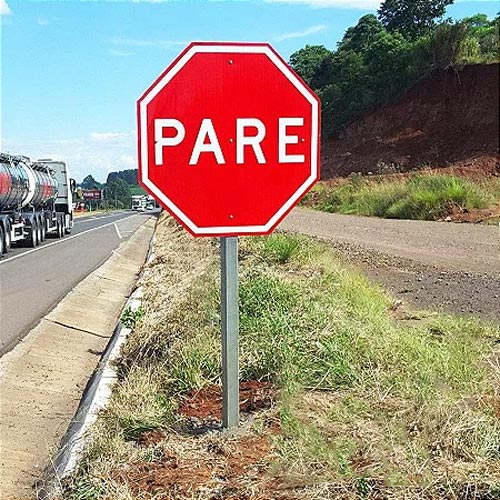
#> input picture images/stop.jpg, 500 x 500 px
$ python ftsr.py
#> lines starting #> are read from the running program, lines starting #| are printed output that depends on the picture; after the words box and inside, x2 and y2 are one past the last pixel; in counts of white or black regions, pixels touching at a corner belong together
### show.py
from matplotlib import pyplot as plt
import numpy as np
import cv2

# [12 lines left out: functions showAndDestroy, plot_img, not called in this run]

def exhibit(lines, columns, title, img, index=None):
  if index is None:
    if len(title) == len(img):
      index = np.arange(0,len(img)) + 1
  if len(index) == len(title) == len(img):
    #f,axes = plt.subplots(figsize=(15,15))
    for cont in range(len(index)):
      plt.subplot(lines,columns,index[cont])
      plt.title(title[cont])
      plt.xticks([]), plt.yticks([])
      plt.imshow(img[cont],cmap="gray")
    plt.show()
  else:
    print('Erro ao Exibir imagens')

### ftsr.py
import cv2
import numpy as np
import math
from matplotlib import pyplot as plt
import os
from show import showAndDestroy, plot_img, exhibit
from colorSystem import rgb2lab


def lab_mean(img):
    L,a,b = cv2.split(img)
    titles = ["L","a","b"]
    #exhibit(1,3,titles,[L,a,b])
    Lmean = np.mean(L)
    amean = np.mean(a)
    bmean = np.mean(b)

    Imean = np.array(np.round([Lmean, amean, bmean]),dtype = np.uint8)

    return Imean


def gaussian_smoothing(img, kernel):
    result = cv2.filter2D(img,-1,kernel)
    result = cv2.GaussianBlur(img,(5,5),0)
    plt.imshow(result)
    plt.show()
    return result


def euclidean_distance(vector1,vector2):
    vector = (vector1-vector2)
    #print(vector1, vector2, vector)
    soma = np.float32(0)
    for x in vector:
        soma += x**2
    return math.sqrt(soma)

def saliency_map(img, Imean):
    img32f = np.float32(img)
    Imean32f = np.float32(Imean)

    Iwhc = [[euclidean_distance(Imean32f,element) for element in row] for row in img32f]
    Iwhc = np.array(Iwhc, dtype=np.uint8)
    return Iwhc

def k_means_gray(img):
    vectorized = img.reshape((-1))
    vectorized = np.float32(vectorized)

    k=6
    attempts = 10
    criteria = (cv2.TERM_CRITERIA_EPS + cv2.TERM_CRITERIA_MAX_ITER, 10, 0.95)

    ret, label, center = cv2.kmeans(vectorized,k,None,criteria,attempts,cv2.KMEANS_PP_CENTERS)

    center = np.uint8(center)
    res = center[label.flatten()]
    result_image = res.reshape((img.shape))

    return result_image

def segment_mean(img):
    return 2*(np.uint8(np.round(np.mean(img))))

def write_images(path_folder,name_folder,images):
    os.system('mkdir ' + path_folder)
    write_img = []
    for image in images:
        write_img.append(cv2.cvtColor(image, cv2.COLOR_RGB2BGR))

    cv2.imwrite(path_folder+name_folder+'_imagem_original.png', write_img[0])
    cv2.imwrite(path_folder+name_folder+'_saliency_map.png', write_img[1])
    cv2.imwrite(path_folder+name_folder+'_threshold_otsu.png', write_img[2])
    cv2.imwrite(path_folder+name_folder+'_kmeans_saliency_map.png', write_img[3])
    cv2.imwrite(path_folder+name_folder+'_kmeans_image.png', write_img[4])


PATH_IMAGES = 'images/'
PATH_OUTPUT = 'kmeans_saliency/'
path = PATH_IMAGES + 'stop.jpg'

name_folder = (path.split('/')[-1]).split('.')[0]
path_folder = PATH_OUTPUT + name_folder + '/'

img = cv2.imread(path)
#> img is the input picture: shape (500, 500, 3); mean B, G, R 124.6, 141.2, 156.8

img_lab = cv2.cvtColor(img, cv2.COLOR_BGR2LAB)
#> img_lab: shape (500, 500, 3); mean of channels 0, 1, 2 154.8, 131.3, 142.1
Imean = lab_mean(img_lab)
#> in lab_mean, `L,a,b = cv2.split(img)`:
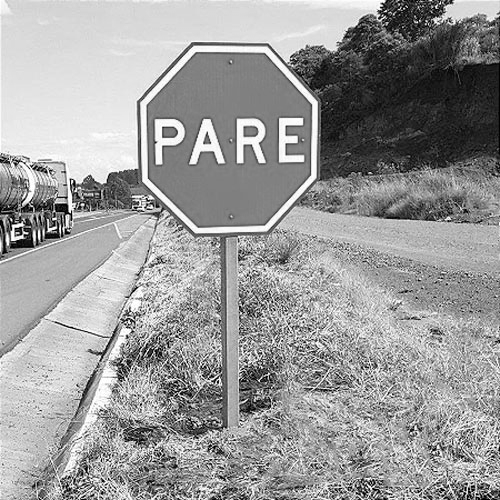
#> L: shape (500, 500); min 0, max 255, mean 154.8
#> in lab_mean, `L,a,b = cv2.split(img)`:
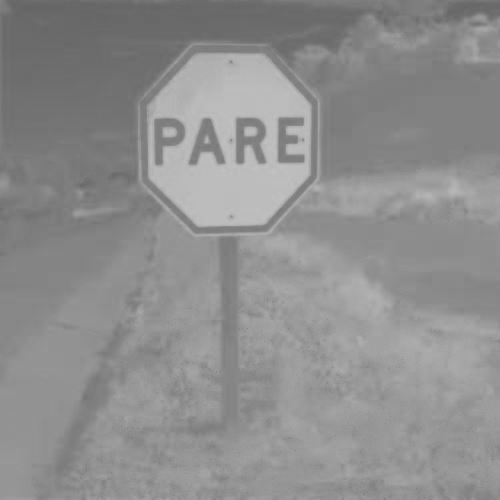
#> b: shape (500, 500); min 100, max 193, mean 142.1
#> in lab_mean, `Lmean = np.mean(L)`: Lmean = 154.8
#> in lab_mean, `amean = np.mean(a)`: amean = 131.3
#> in lab_mean, `bmean = np.mean(b)`: bmean = 142.1
#> in lab_mean, `Imean = np.array(np.round([Lmean, amean, bmean]),dtype = np.uint8)`: Imean = [155, 131, 142]
#> Imean = [155, 131, 142]


#Figura que representa a média das features do vetor no espaço Lab
Imean_rgb = cv2.cvtColor(np.array([[Imean]]), cv2.COLOR_LAB2RGB)
#> Imean_rgb = [[162, 144, 122]]
img_mean = np.full((img_lab.shape), Imean_rgb, dtype = np.uint8)
#> img_mean: shape (500, 500, 3); mean of channels 0, 1, 2 162, 144, 122
plt.imshow(img_mean)
plt.show()


#Smoothing da imagem com gaussiana 5x5 e criação do mapa de saliência
kernel=np.array([1,4,6,4,1])/16
img_lab_smooth = gaussian_smoothing(img_lab,kernel)
#> in gaussian_smoothing, `result = cv2.filter2D(img,-1,kernel)`: result: shape (500, 500, 3); mean of channels 0, 1, 2 154.8, 131.3, 142.1
#> in gaussian_smoothing, `result = cv2.GaussianBlur(img,(5,5),0)`: result: shape (500, 500, 3); mean of channels 0, 1, 2 154.8, 131.3, 142.1
saliency_img = saliency_map(img_lab_smooth,Imean)
#> in saliency_map, `img32f = np.float32(img)`: img32f: shape (500, 500, 3) float32; mean of channels 0, 1, 2 154.8, 131.3, 142.1
#> in saliency_map, `Imean32f = np.float32(Imean)`: Imean32f = [155, 131, 142]
#> in euclidean_distance, `vector = (vector1-vector2)`: vector = [-95, 5, 14]
#> the loop in euclidean_distance, `for x in vector:` made 3 passes
#> (x, soma) on passes 1 to 3: (-95, 9025), (5, 9050), (14, 9246)
#> after the loop in euclidean_distance, `for x in vector:`: soma = 9246
#> the loop in euclidean_distance (call 2), `for x in vector:` made 3 passes
#> (x, soma) on passes 1 to 3: (-94, 8836), (6, 8872), (14, 9068)
#> in saliency_map, `Iwhc = [[euclidean_distance(Imean32f,element) for element in row] for ..`: Iwhc = 500 items
#> in saliency_map, `Iwhc = np.array(Iwhc, dtype=np.uint8)`:
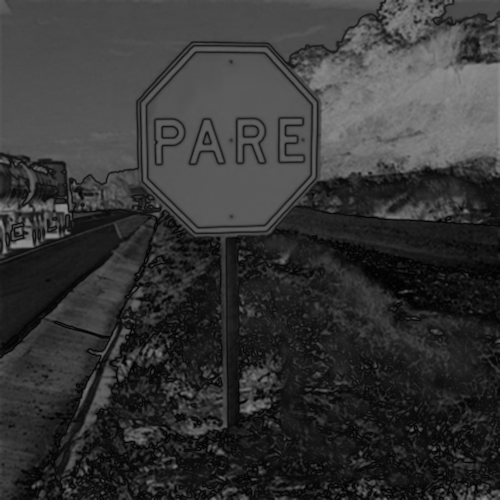
#> Iwhc: shape (500, 500); min 0, max 147, mean 53.3


#Imagem gerada utilizando a técnica de OTSU
img = cv2.cvtColor(img, cv2.COLOR_BGR2RGB)
ret, thresh = cv2.threshold(saliency_img,0,255,cv2.THRESH_BINARY+cv2.THRESH_OTSU)
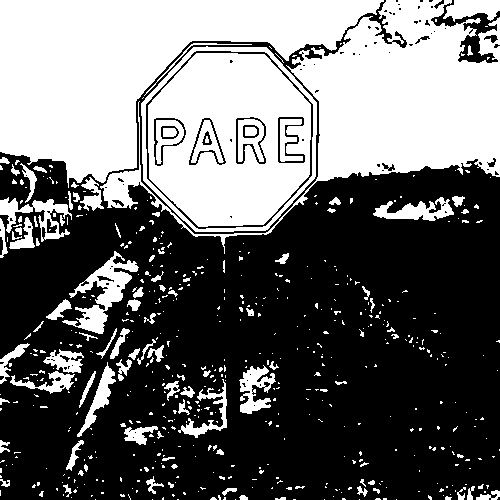
#> thresh: shape (500, 500); 41.6% white; 563 white regions (458 under 20 px), largest, box (x1, y1, x2, y2) and area: (0, 0, 384, 188) 34223, (100, 0, 500, 254) 28721, (148, 53, 311, 227) 19380
#> ret = 58
attention_img_otsu = cv2.bitwise_and(img, img, mask=thresh)
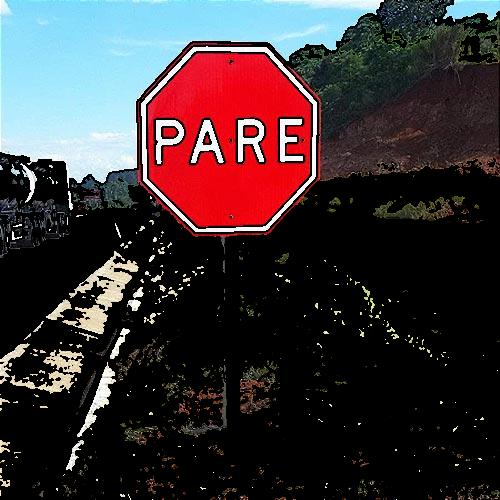
#> attention_img_otsu: shape (500, 500, 3); mean R, G, B 60.4, 50.6, 53.5


plt.figure(figsize=(6.4*5,4.8*5), constrained_layout=False)
titles = ['Imagem Original', 'Mapa de Saliência', 'Imagem Final Otsu']
images = [img, saliency_img, attention_img_otsu]
exhibit(1,3,titles,images)
#> in exhibit, `index = np.arange(0,len(img)) + 1`: index = [1, 2, 3]
#> the loop in exhibit, `for cont in range(len(index)):` made 3 passes


#Imagem gerada usando Kmeans
segment_saliency = k_means_gray(saliency_img)
#> in k_means_gray, `ret, label, center = cv2.kmeans(vectorized,k,None,criteria,attempts,cv..`: ret = 7386544.9; center = [30.32, 88.67, 50.27, 119.7, 73.99, 14.82]
#> in k_means_gray, `center = np.uint8(center)`: center = [30, 88, 50, 119, 73, 14]
segment_m = segment_mean(saliency_img)
#> segment_m = 106
print(segment_m)
#| 106
ret, thresh = cv2.threshold(segment_saliency, segment_m, 255, cv2.THRESH_BINARY)
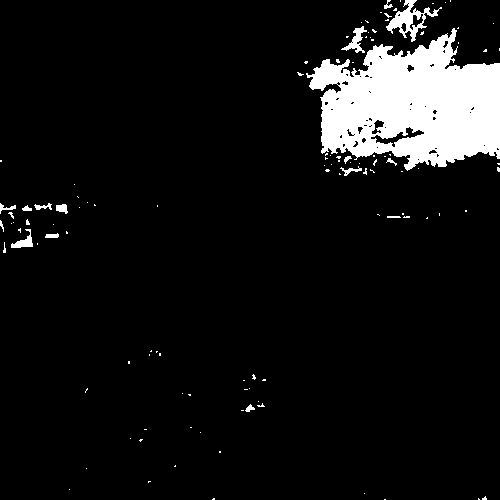
#> thresh: shape (500, 500); 7.9% white; 116 white regions (100 under 20 px), largest, box (x1, y1, x2, y2) and area: (306, 28, 500, 171) 17513, (386, 0, 442, 42) 739, (341, 26, 367, 53) 247
#> ret = 106
attention_img_kmeans = cv2.bitwise_and(img,img,mask=thresh)
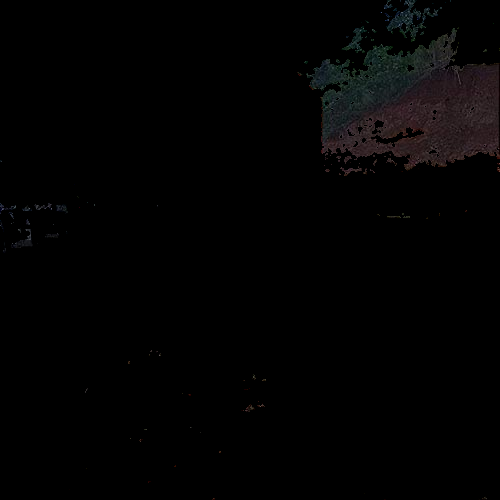
#> attention_img_kmeans: shape (500, 500, 3); mean R, G, B 2.9, 2.6, 2.7

plt.figure(figsize=(6.4*5,4.8*5), constrained_layout=False)
titles = ['Imagem Original', 'Mapa de Saliência Kmeans', 'Imagem Final Kmeans']
images = [img, segment_saliency, attention_img_kmeans]
exhibit(1,3,titles,images)
#> the loop in exhibit (call 2), `for cont in range(len(index)):` made 3 passes

images = [img, saliency_img, attention_img_otsu, segment_saliency,attention_img_kmeans]
write_images(path_folder, name_folder,images)
#> the loop in write_images, `for image in images:` made 5 passes
#> after the loop in write_images, `for image in images:`: write_img = 5 items

$ run again, with images/Flor_Joaninha.jpg copied over images/stop.jpg
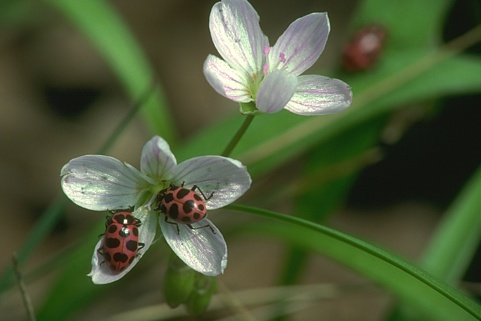
#> input picture images/Flor_Joaninha.jpg, 481 x 321 px
#> img is the input picture: shape (321, 481, 3); mean B, G, R 55.2, 89, 76.1
#> img_lab: shape (321, 481, 3); mean of channels 0, 1, 2 90.3, 117, 145.8
#> Lmean = 90.27
#> amean = 117
#> bmean = 145.8
#> in lab_mean, `Imean = np.array(np.round([Lmean, amean, bmean]),dtype = np.uint8)`: Imean = [90, 117, 146]
#> Imean_rgb = [[76, 87, 54]]
#> img_mean: shape (321, 481, 3); mean of channels 0, 1, 2 76, 87, 54
#> img32f: shape (321, 481, 3) float32; mean of channels 0, 1, 2 90.3, 117, 145.8
#> Imean32f = [90, 117, 146]
#> vector = [20, 6, -3]
#> the loop in euclidean_distance, `for x in vector:` made 3 passes
#> (x, soma) on passes 1 to 3: (20, 400), (6, 436), (-3, 445)
#> after the loop in euclidean_distance, `for x in vector:`: soma = 445
#> the loop in euclidean_distance (call 2), `for x in vector:` made 3 passes
#> (x, soma) on passes 1 to 3: (20, 400), (6, 436), (-4, 452)
#> in saliency_map, `Iwhc = [[euclidean_distance(Imean32f,element) for element in row] for ..`: Iwhc = 321 items
#> `ret, thresh = cv2.threshold(saliency_img,0,255,cv2.THRESH_BINARY+cv2.T..`:
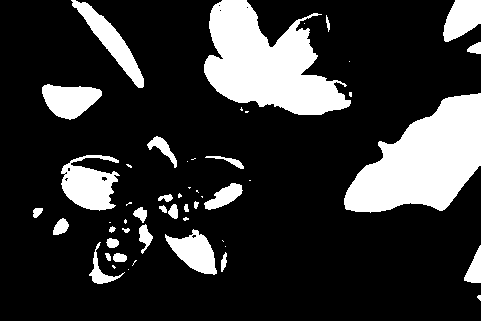
#> thresh: shape (321, 481); 19.8% white; 52 white regions (23 under 20 px), largest, box (x1, y1, x2, y2) and area: (344, 93, 481, 213) 9924, (204, 0, 351, 115) 9769, (61, 155, 120, 211) 2052
#> `ret, thresh = cv2.threshold(saliency_img,0,255,cv2.THRESH_BINARY+cv2.T..`: ret = 55
#> index = [1, 2, 3]
#> the loop in exhibit, `for cont in range(len(index)):` made 3 passes
#> in k_means_gray, `ret, label, center = cv2.kmeans(vectorized,k,None,criteria,attempts,cv..`: ret = 4829056.8; center = [26.94, 101.4, 42.39, 140.6, 12.32, 72.46]
#> in k_means_gray, `center = np.uint8(center)`: center = [26, 101, 42, 140, 12, 72]
#> segment_m = 76
#| 76
#> `attention_img_kmeans = cv2.bitwise_and(img,img,mask=thresh)`:
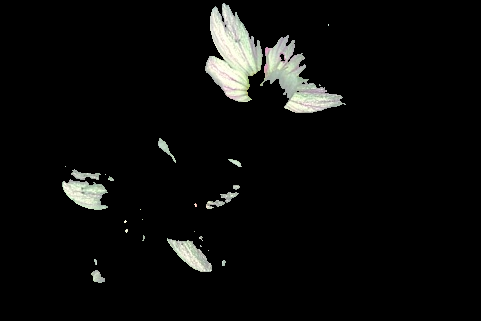
#> attention_img_kmeans: shape (321, 481, 3); mean R, G, B 11.4, 11.8, 10.8
#> the loop in exhibit (call 2), `for cont in range(len(index)):` made 3 passes
#> the loop in write_images, `for image in images:` made 5 passes
#> after the loop in write_images, `for image in images:`: write_img = 5 items

$ run again, with images/arvores.jpg copied over images/stop.jpg
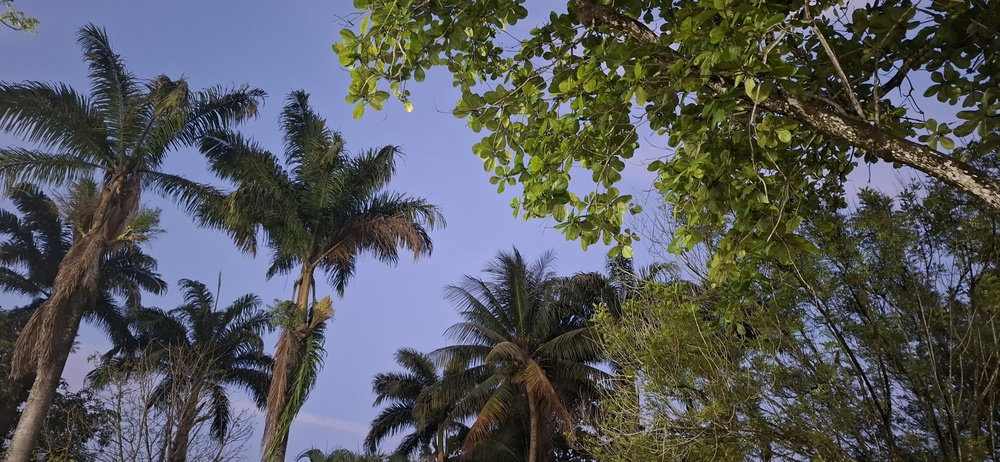
#> input picture images/arvores.jpg, 1000 x 462 px, shrunk from 4080 x 1884 before the run
#> img is the input picture: shape (462, 1000, 3); mean B, G, R 90, 87.4, 84.8
#> img_lab: shape (462, 1000, 3); mean of channels 0, 1, 2 92.5, 128.6, 127
#> Lmean = 92.46
#> amean = 128.6
#> bmean = 127
#> in lab_mean, `Imean = np.array(np.round([Lmean, amean, bmean]),dtype = np.uint8)`: Imean = [92, 129, 127]
#> Imean_rgb = [[86, 84, 86]]
#> img_mean: shape (462, 1000, 3); mean of channels 0, 1, 2 86, 84, 86
#> img32f: shape (462, 1000, 3) float32; mean of channels 0, 1, 2 92.5, 128.6, 127
#> Imean32f = [92, 129, 127]
#> vector = [-37, -7, 23]
#> the loop in euclidean_distance, `for x in vector:` made 3 passes
#> (x, soma) on passes 1 to 3: (-37, 1369), (-7, 1418), (23, 1947)
#> after the loop in euclidean_distance, `for x in vector:`: soma = 1947
#> the loop in euclidean_distance (call 2), `for x in vector:` made 3 passes
#> (x, soma) on passes 1 to 3: (-31, 961), (-7, 1010), (23, 1539)
#> in saliency_map, `Iwhc = [[euclidean_distance(Imean32f,element) for element in row] for ..`: Iwhc = 462 items
#> `ret, thresh = cv2.threshold(saliency_img,0,255,cv2.THRESH_BINARY+cv2.T..`: ret = 47
#> `attention_img_otsu = cv2.bitwise_and(img, img, mask=thresh)`:
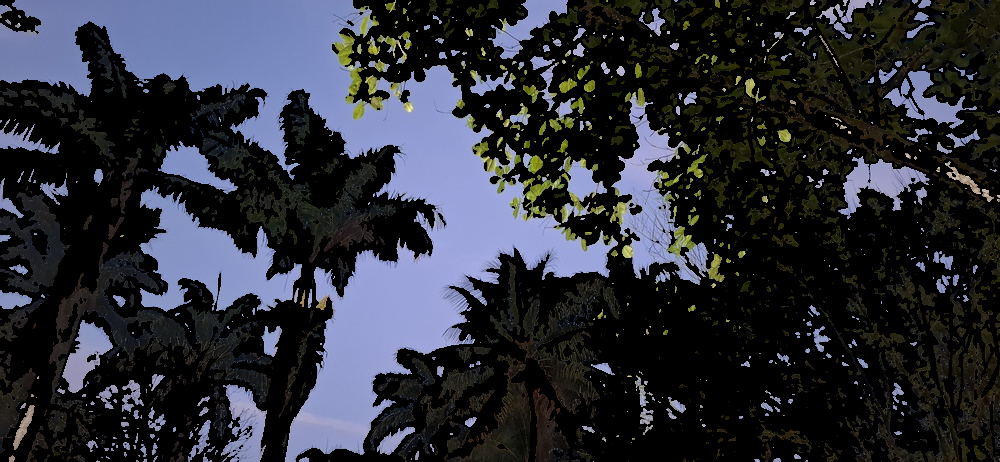
#> attention_img_otsu: shape (462, 1000, 3); mean R, G, B 44.2, 46.7, 55.3
#> index = [1, 2, 3]
#> the loop in exhibit, `for cont in range(len(index)):` made 3 passes
#> in k_means_gray, `ret, label, center = cv2.kmeans(vectorized,k,None,criteria,attempts,cv..`: ret = 7807961.1; center = [26.43, 53.46, 82.97, 39.27, 67.46, 13.31]
#> in k_means_gray, `center = np.uint8(center)`: center = [26, 53, 82, 39, 67, 13]
#> segment_m = 92
#| 92
#> attention_img_kmeans: shape (462, 1000, 3); every value is 0
#> the loop in exhibit (call 2), `for cont in range(len(index)):` made 3 passes
#> the loop in write_images, `for image in images:` made 5 passes
#> after the loop in write_images, `for image in images:`: write_img = 5 items
